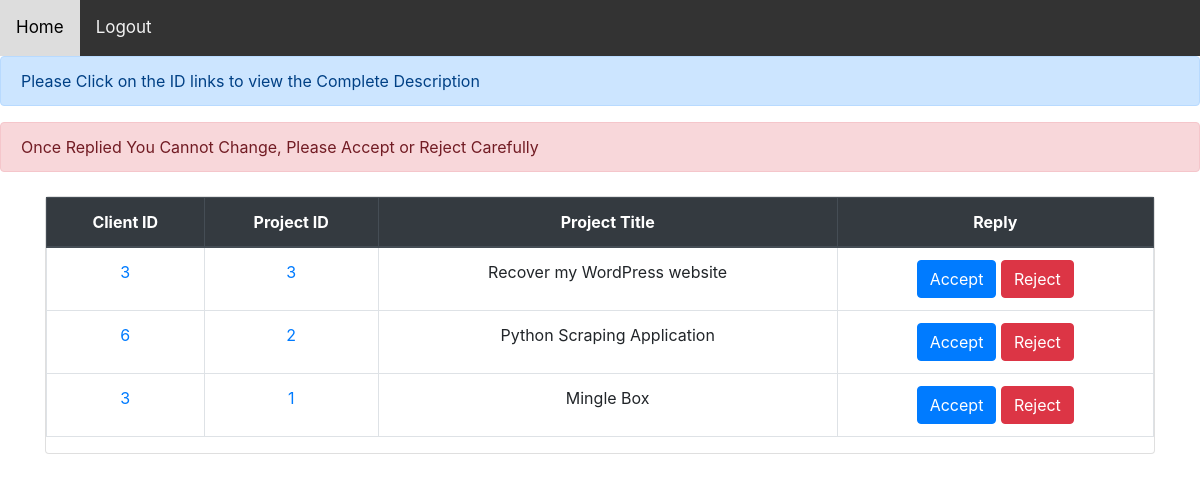
The page /coder/clientrequests.php (signed in) on the database as committed earlier.
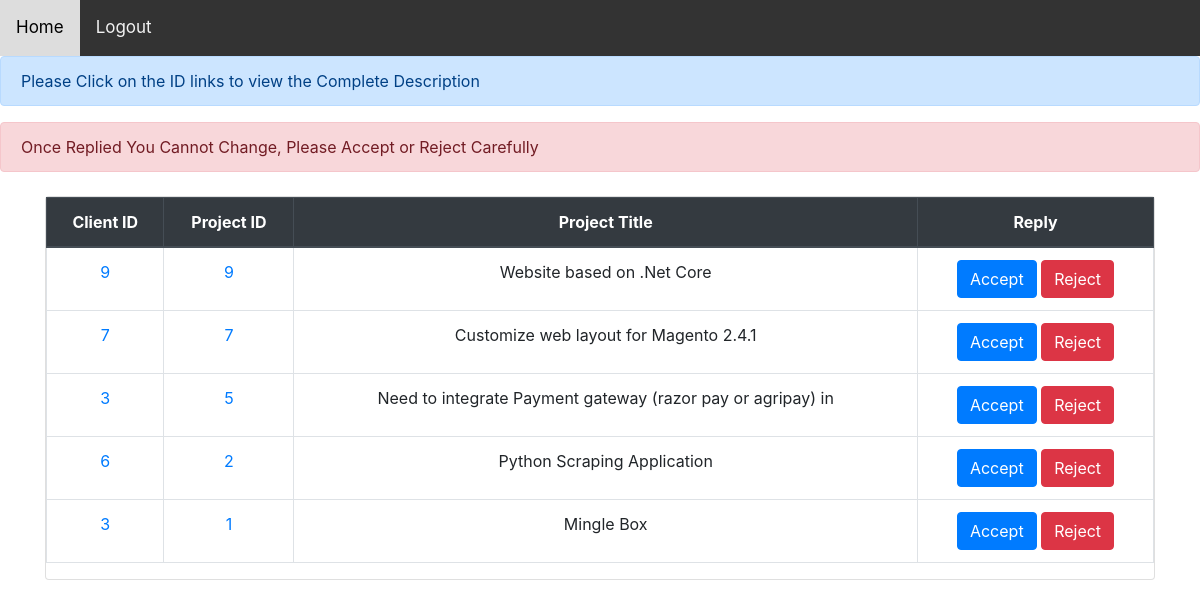
The same page on the database as committed later.
### tables this page shows
CREATE TABLE IF NOT EXISTS `requests` (
`RequestID` int(12) NOT NULL,
  `ClientID` int(12) NOT NULL,
  `CoderID` int(12) NOT NULL,
  `ProjectID` varchar(12) NOT NULL,
  `Response` varchar(20) NOT NULL
);

CREATE TABLE IF NOT EXISTS `project` (
`ProjectID` int(12) NOT NULL,
  `ClientID` int(12) DEFAULT NULL,
  `Name` varchar(200) DEFAULT NULL,
  `Type` varchar(25) DEFAULT NULL,
  `Languages` varchar(250) DEFAULT NULL,
  `Duration` varchar(20) NOT NULL,
  `Budget` varchar(20) NOT NULL,
  `Description` varchar(1000) NOT NULL
);

### coder/clientrequests.php (the view, shortened to what this page needs)
<?php
require_once("coderheader.php");
require_once("../connection.php");
    $userID = $_SESSION["userID"];
    $msg='<div class="alert alert-primary">Please Click on the ID links to view the Complete Description</div>';
    echo $msg;
    $warning ='<div class="alert alert-danger">Once Replied You Cannot Change, Please Accept or Reject Carefully</div>';
    echo $warning;
$query = " SELECT * FROM requests WHERE CoderID = '".$userID."' ORDER BY ProjectID DESC ";
$result = mysqli_query($conn,$query);
?>
<html>
<head>
<link rel="stylesheet" type="text/css" href="../CSS/bootstrap.css">
</head>
<body class="bg-white">
        <div class="container">
            <div class="row">
                <div class="col-lg-12 m-auto">
                    <div class="card mt-2">
                        <table class="table table-bordered table-hover text-center">
                            <thead class="thead-dark">
                                <tr>
                                <th>Client ID</th>
                                <th>Project ID</th>
                                <th>Project Title</th>
                                <th>Reply</th>
                                </tr>
                            </thead>
 <?php
if (mysqli_num_rows($result) > 0)
{
  while($row=mysqli_fetch_assoc($result))
  {
      $projectID = $row['ProjectID'];
      $ClientID = $row['ClientID'];
?>
        <tr>
        <td><a  href="clientprofileforcoders.php?ClientID=<?php echo $ClientID ;?>">  <?php echo '<div align="center">' .$row['ClientID']. '</div>'; ?></a></td>
        <td><a  href="coderviewproject.php?ProjectID=<?php echo $row['ProjectID'];?>"> <?php echo '<div align="center">' .$row['ProjectID']. '</div>'; ?></a></td>
        <?php
      $query2 = " SELECT * FROM project WHERE ProjectID = $projectID";
      $result2 = mysqli_query($conn,$query2);
      while($row = mysqli_fetch_array($result2))
      {
        ?>
        <td><?php echo $row['Name'];?></td>
        <form action = <?php echo htmlspecialchars($_SERVER['PHP_SELF'])?> method="POST">
        <td><a href="accept.php?projectid=<?php echo $row['ProjectID']?>" class="btn btn-primary" role="button">Accept</a>
        <a href="reject.php?projectid=<?php echo $row['ProjectID']?>" class="btn btn-danger" role="button">Reject</a></td>
        </tr>
<?php
      }
  }
}
else
{
$result1 ='<div class="alert alert-info">No Requests Yet</div>';
echo $result1;
}
  ?>
</table>
</div>
                </div>
            </div>
        </div>
<br>
</body>
</html>

Rows that differ between the two databases and show on the page:
removed requests: ClientID "3", ProjectID "3"
removed project: Name "Recover my WordPress website", shown under "3"
added requests: ClientID "9", ProjectID "9"
added project: Name "Website based on .Net Core", shown under "9"
added requests: ClientID "7", ProjectID "7"
added project: Name "Customize web layout for Magento 2.4.1", shown under "7"
added requests: ClientID "3", ProjectID "5"
now on this page (row edited): project: Name "Need to integrate Payment gateway (razor pay or agripay) in", shown under "3"
